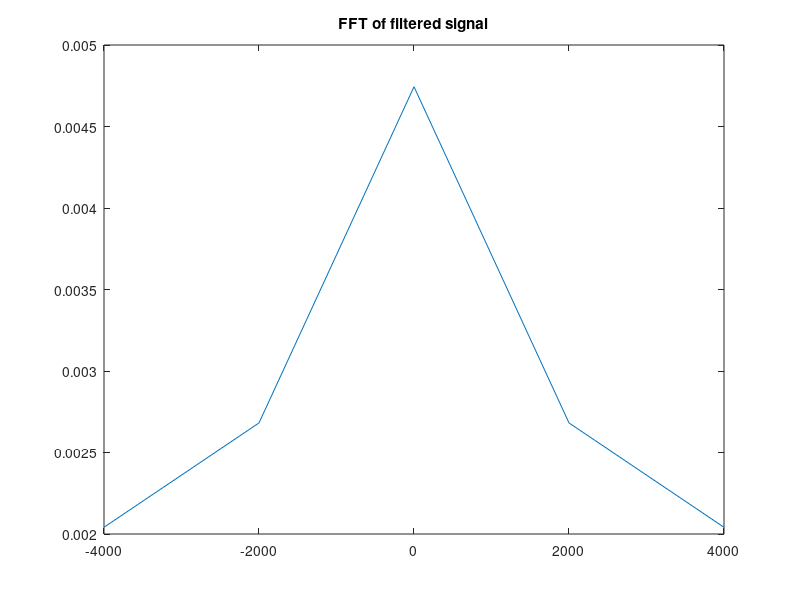

MATLAB code for this plot:

close all; clear all;clc;

sr = 10000; %sample rate
T=1/sr; %sample period
L=5; % length of signal
t=(0:L-1)*T; % time vector
om1=200;om2=2000;om3=4200; % frequency of signal
x = sin(2*pi*om1*t);
p = sin(2*pi*om2*t);
a = x.*p;
%a = 1/2 *(cos(2*pi*t*(om2-om1))-cos(2*pi*t*(om1+om2)));
y1 = fft(a); % fast fourier transform
f = (0:length(y1)-1)*sr/length(y1);% frequency
%plot(f,abs(y1));
%title('Magnitude');
n = length(a);                         
fshift = (-n/2:n/2-1)*(sr/n);
yshift = fftshift(y1);
%plot(fshift,abs(yshift));
%title('FFT of a(t)' );
%xlabel('shifted frequency');
%ylabel('Amplitude');


q = sin(2*pi*om2*t);
b = a.*q;
y2 = fft(b); % fast fourier transform
f2 = (0:length(y2)-1)*sr/length(y2);% frequency
%plot(f2,abs(y2));
%title('Magnitude');
n2 = length(b);                         
fshift2 = (-n2/2:n2/2-1)*(sr/n2);
yshift2 = fftshift(y2);
%plot(fshift2,abs(yshift2));
%title('FFT of sum of b(t)' );
%xlabel('shifted frequency');
%ylabel('Amplitude');


%Filter
fc = 200; %cutoff frequency
Wn = (2/sr)*fc;
o = fir1(40,Wn,'low',kaiser(41,3));
%fvtool(o,1,'Fs',sr)

c = filter(o,1,b); %filtered signal
%plot(t,b,t,c)
%xlim([0 5])
%xlabel('Time (s)')
%ylabel('Amplitude')
%legend('Original Signal','Filtered Data')

y2 = fft(c); % FFT of filtered signal
f1 = (0:length(y2)-1)*sr/length(y2);
n = length(c);                         
fshift = ((-n/2:n/2-1)*(sr/n))+1000;
yshift = fftshift(y2);
plot(fshift,abs(yshift));
title('FFT of filtered signal' );

